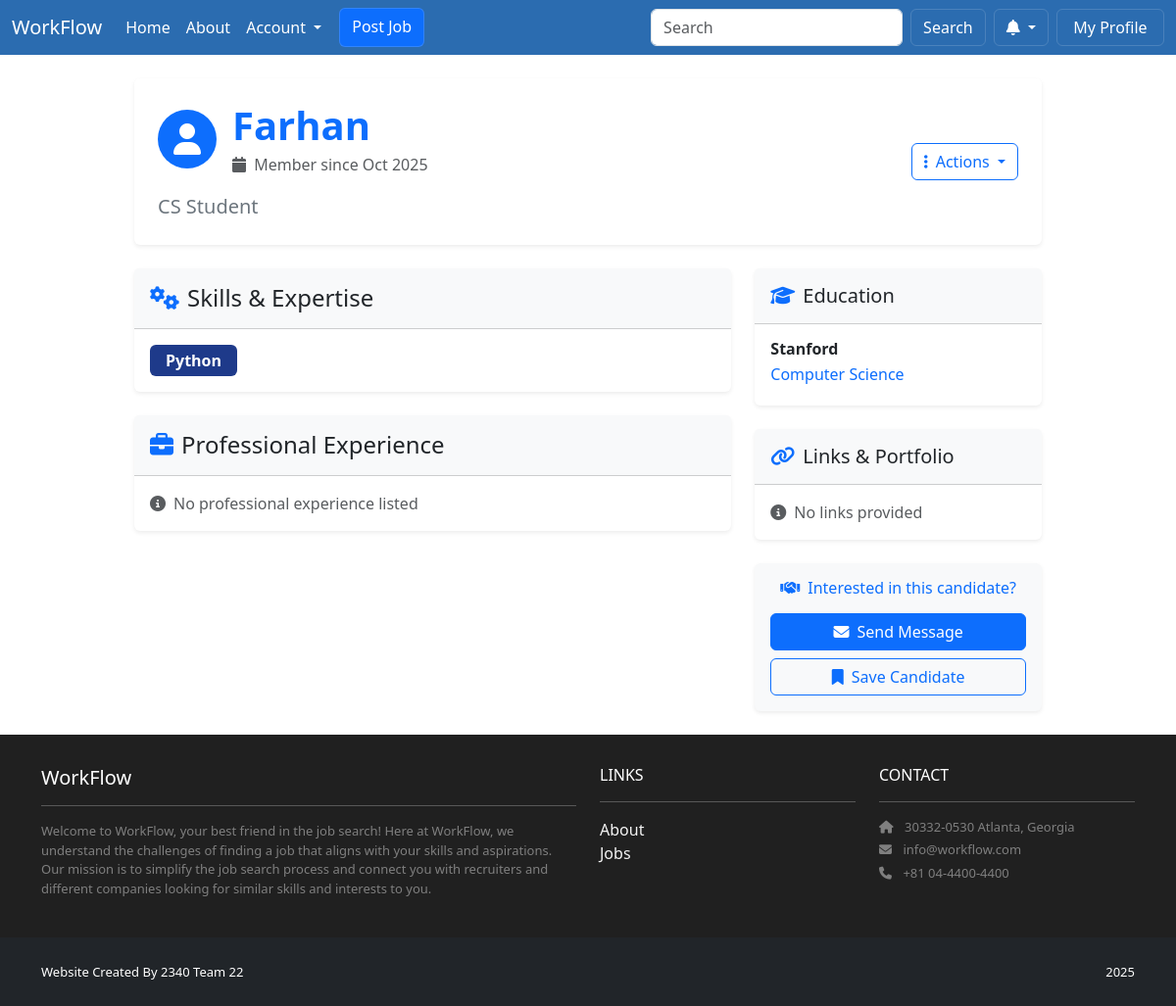
The app's page /profiles/u/Farhan/ (signed in) with its own data.
### profiles/models.py (models this page shows, shortened)
class Profile(models.Model):
    user = models.OneToOneField(User, on_delete=models.CASCADE, related_name='profile')
    headline = models.CharField(max_length=255, blank=True)
    skills = models.TextField(blank=True, help_text='Comma-separated skills')
    is_public = models.BooleanField(default=True)
    show_skills = models.BooleanField(default=True)
    show_education = models.BooleanField(default=True)
    show_experience = models.BooleanField(default=True)
    show_links = models.BooleanField(default=True)
    def skills_list(self):
        if not self.skills:
            return []
        return [s.strip() for s in self.skills.split(',') if s.strip()]

class ProfileEducation(models.Model):
    profile = models.ForeignKey(Profile, on_delete=models.CASCADE, related_name='educations')
    school = models.CharField(max_length=255, blank=True)
    degree = models.CharField(max_length=255, blank=True)
    start_year = models.PositiveSmallIntegerField(null=True, blank=True)
    end_year = models.PositiveSmallIntegerField(null=True, blank=True)

### accounts/models.py (models this page shows)
class CustomUser(AbstractUser):
    class Roles(models.TextChoices):
        SEEKER = 'SEEKER', 'Seeker'
        RECRUITER = 'RECRUITER', 'Recruiter'
    role = models.CharField(max_length=10, choices=Roles.choices)
    @property
    def is_seeker(self):
        return self.role == self.Roles.SEEKER
    @property
    def is_recruiter(self):
        return self.role == self.Roles.RECRUITER
    @property
    def unread_notifications_count(self):
        try:
            return self.notifications.filter(is_read=False).count()
        except Exception:
            return 0

### profiles/views.py (the view)
# urls.py: path("u/<str:username>/", views.profile_detail, name="detail"),
def profile_detail(request, username):
    user = get_object_or_404(User, username=username)
    profile = getattr(user, "profile", None)
    if not profile or (not profile.is_public and request.user != user):
        return render(request, "profiles/profile_private.html", {"user": user})
    return render(request, "profiles/profile_detail.html", {"profile": profile})

### profiles/templates/profiles/profile_detail.html (shortened to what this page needs)
{% extends 'base.html' %}
{% load static %}
{% block content %}
<div class="container py-4">
  <div class="row justify-content-center">
    <div class="col-lg-10">
      <div class="card shadow-sm border-0 mb-4">
        <div class="card-body p-4">
          <div class="row align-items-center">
            <div class="col-md-8">
              <div class="d-flex align-items-center mb-3">
                <div class="bg-primary rounded-circle d-flex align-items-center justify-content-center me-3" style="width: 60px; height: 60px;">
                  <i class="fas fa-user fa-2x text-white"></i>
                </div>
                <div>
                  <h1 class="display-6 fw-bold text-primary mb-1">{{ profile.user.username }}</h1>
                  <p class="text-muted mb-0">
                    <i class="fas fa-calendar me-1"></i>
                    Member since {{ profile.user.date_joined|date:"M Y" }}
                  </p>
                </div>
              </div>
              {% if profile.headline %}
                <p class="lead text-secondary mb-0">{{ profile.headline }}</p>
              {% else %}
                <p class="text-muted fst-italic">No headline provided</p>
              {% endif %}
            </div>
            <div class="col-md-4 text-md-end">
              {% if user.is_recruiter %}
                <div class="dropdown">
                  <button class="btn btn-outline-primary dropdown-toggle" type="button" data-bs-toggle="dropdown">
                    <i class="fas fa-ellipsis-v me-2"></i>Actions
                  </button>
                </div>
              {% endif %}
            </div>
          </div>
        </div>
      </div>
      <div class="row">
        <div class="col-lg-8">
          {% if profile.show_skills %}
          <div class="card shadow-sm border-0 mb-4">
            <div class="card-header bg-light py-3">
              <h4 class="card-title mb-0">
                <i class="fas fa-cogs text-primary me-2"></i>Skills & Expertise
              </h4>
            </div>
            <div class="card-body">
              {% if profile.skills_list %}
                <div class="d-flex flex-wrap gap-2">
                  {% for skill in profile.skills_list %}
                    <span class="badge bg-primary fs-6 py-2 px-3">{{ skill }}</span>
                  {% endfor %}
                </div>
              {% else %}
                <p class="text-muted mb-0">
                  <i class="fas fa-info-circle me-2"></i>No skills listed
                </p>
              {% endif %}
            </div>
          </div>
          {% endif %}
          {% if profile.show_experience %}
          <div class="card shadow-sm border-0 mb-4">
            <div class="card-header bg-light py-3">
              <h4 class="card-title mb-0">
                <i class="fas fa-briefcase text-primary me-2"></i>Professional Experience
              </h4>
            </div>
            <div class="card-body">
              {% for experience in profile.experiences.all %}
                <div class="d-flex {% if not forloop.last %}mb-4 pb-4 border-bottom{% endif %}">
                  <div class="flex-shrink-0 me-3">
                    <div class="bg-primary rounded-circle d-flex align-items-center justify-content-center" style="width: 40px; height: 40px;">
                      <i class="fas fa-building text-white"></i>
                    </div>
                  </div>
                  <div class="flex-grow-1">
                    <h5 class="fw-bold mb-1">{{ experience.title }}</h5>
                    <p class="text-primary mb-1">{{ experience.company }}</p>
                    {% if experience.start_year or experience.end_year %}
                      <p class="text-muted small mb-2">
                        <i class="fas fa-calendar-alt me-1"></i>
                        {% if experience.start_year %}{{ experience.start_year }}{% endif %}
                        {% if experience.start_year and experience.end_year %} - {% endif %}
                        {% if experience.end_year %}{{ experience.end_year }}{% else %}{% if experience.start_year %}Present{% endif %}{% endif %}
                      </p>
                    {% endif %}
                    {% if experience.description %}
                      <p class="mb-0">{{ experience.description }}</p>
                    {% endif %}
                  </div>
                </div>
              {% empty %}
                <p class="text-muted mb-0">
                  <i class="fas fa-info-circle me-2"></i>No professional experience listed
                </p>
              {% endfor %}
            </div>
          </div>
          {% endif %}
        </div>
        <div class="col-lg-4">
          {% if profile.show_education %}
          <div class="card shadow-sm border-0 mb-4">
            <div class="card-header bg-light py-3">
              <h5 class="card-title mb-0">
                <i class="fas fa-graduation-cap text-primary me-2"></i>Education
              </h5>
            </div>
            <div class="card-body">
              {% for education in profile.educations.all %}
                <div class="{% if not forloop.last %}mb-3 pb-3 border-bottom{% endif %}">
                  <h6 class="fw-bold mb-1">{{ education.school }}</h6>
                  <p class="text-primary mb-1">{{ education.degree }}</p>
                </div>
              {% empty %}
                <p class="text-muted mb-0">
                  <i class="fas fa-info-circle me-2"></i>No education listed
                </p>
              {% endfor %}
            </div>
          </div>
          {% endif %}
          {% if profile.show_links %}
          <div class="card shadow-sm border-0 mb-4">
            <div class="card-header bg-light py-3">
              <h5 class="card-title mb-0">
                <i class="fas fa-link text-primary me-2"></i>Links & Portfolio
              </h5>
            </div>
            <div class="card-body">
              {% for link in profile.links.all %}
                <div class="{% if not forloop.last %}mb-2{% endif %}">
                  <a href="{{ link.url }}" class="text-decoration-none" target="_blank" rel="noopener">
                    <div class="d-flex align-items-center p-2 rounded hover-bg-light">
                      <i class="fas fa-external-link-alt text-primary me-2"></i>
                      <span class="fw-semibold">{{ link.label }}</span>
                    </div>
                  </a>
                </div>
              {% empty %}
                <p class="text-muted mb-0">
                  <i class="fas fa-info-circle me-2"></i>No links provided
                </p>
              {% endfor %}
            </div>
          </div>
          {% endif %}
          {% if user.is_recruiter %}
          <div class="card shadow-sm border-0 bg-light">
            <div class="card-body text-center">
              <h6 class="text-primary mb-3">
                <i class="fas fa-handshake me-2"></i>Interested in this candidate?
              </h6>
              <div class="d-grid gap-2">
                <button class="btn btn-primary" onclick="alert('Contact feature coming soon!')">
                  <i class="fas fa-envelope me-2"></i>Send Message
                </button>
                <button class="btn btn-outline-primary" onclick="alert('Save feature coming soon!')">
                  <i class="fas fa-bookmark me-2"></i>Save Candidate
                </button>
              </div>
            </div>
          </div>
          {% endif %}
        </div>
      </div>
    </div>
  </div>
</div>
{% endblock %}

### jobproject/static/style.css (style rules this page uses)
.text-primary { color: #1e3a8a !important; }
.bg-primary { background-color: #1e3a8a !important; }
.badge.bg-primary { background-color: #1e3a8a !important; }

### jobproject/templates/base.html (style rules this page uses)
html, body { height: 100%; }
body { display: flex; flex-direction: column; min-height: 100vh; }

### records on screen
Profile: user.username "Farhan", user.date_joined "Oct 2025", headline "CS Student", skills_list "Python"
ProfileEducation: school "Stanford", degree "Computer Science"
